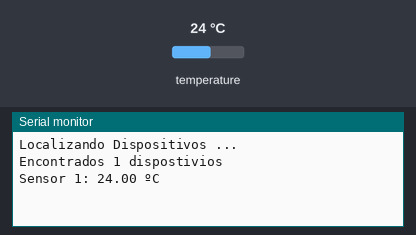
Recording of a sketch running on a simulated ESP32. Parts: the last lines printed to the serial monitor. The inputs (shaded band) are chosen by the test bench; at power-on: temperature 24 °C.

Above: at 4.2 s.
4.3 s: temperature set to 12 °C
At 6.0 s:
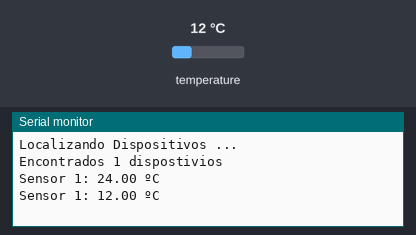
6.8 s: temperature set to 19 °C
At 8.5 s:
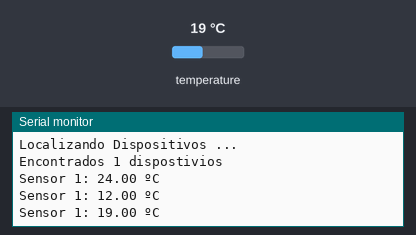
Timing chart, 0 to 10.0 s (numbered marks = the images above; inputs shaded):
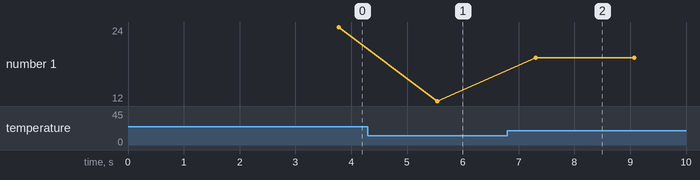

Measured:
- after the input at 4.3 s, the serial monitor: prints a new line after 1.2 s (image 1)
- after the input at 6.8 s, the serial monitor: prints a new line after 0.51 s (image 2)
- plotted number 1: 24 → 12 after the input at 4.3 s, 12 → 19 after the input at 6.8 s

The sketch:

get_temps.ino
```cpp
#include <OneWire.h>
#include <DallasTemperature.h>

OneWire oneWire(23);
DallasTemperature sensor(&oneWire);

int ndispositivos = 0;
float tempC;

void setup()  {
	sensor.begin();

	Serial.begin(9600);

	delay(3000);

	Serial.println("Localizando Dispositivos ...");
	Serial.print("Encontrados ");

	ndispositivos = sensor.getDeviceCount();

	Serial.printf("%d dispostivios\n", ndispositivos);
}

void loop() {
	sensor.requestTemperatures();

	// percore o barramento pegando a temperatura de cada sensor
	for (int i = 0;  i < ndispositivos;  i++) {
		// FIXME: tratar erro de quando o sensor não enviar a temperatura
		tempC = sensor.getTempCByIndex(i);

		Serial.printf("Sensor %d: %.2f ºC\n",i+1, tempC);
	}

	delay(1000);
}
```
